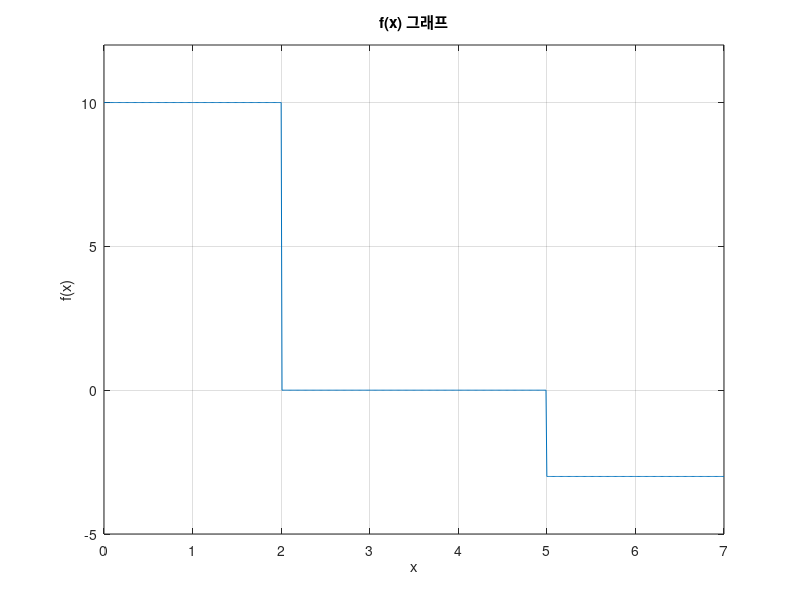

This figure's MATLAB source:
% [실습] 특수한 행렬의 활용 (W5, 2장 수치/셀/구조체 배열 (3))
% ones, zeros 함수로 구간별 f(x) 값을 생성하여 그래프를 그린다.
%
%          10    (0 <= x <= 2)
%   f(x) =  0    (2 <  x <  5)
%          -3    (5 <= x <= 7)

% 구간 1: 0 <= x <= 2 -> f(x) = 10
x1 = 0:0.01:2;
f1 = 10*ones(size(x1));

% 구간 2: 2 < x < 5 -> f(x) = 0 (끝점 2와 5는 제외)
x2 = 2.01:0.01:4.99;
f2 = zeros(size(x2));

% 구간 3: 5 <= x <= 7 -> f(x) = -3
x3 = 5:0.01:7;
f3 = -3*ones(size(x3));

% 세 구간을 하나의 배열로 연결
x = [x1, x2, x3];
f = [f1, f2, f3];

% 그래프
plot(x, f)
xlabel('x')
ylabel('f(x)')
title('f(x) 그래프')
axis([0, 7, -5, 12])   % f = 10, -3 선이 그래프 테두리에 붙지 않도록 범위 지정
grid on
